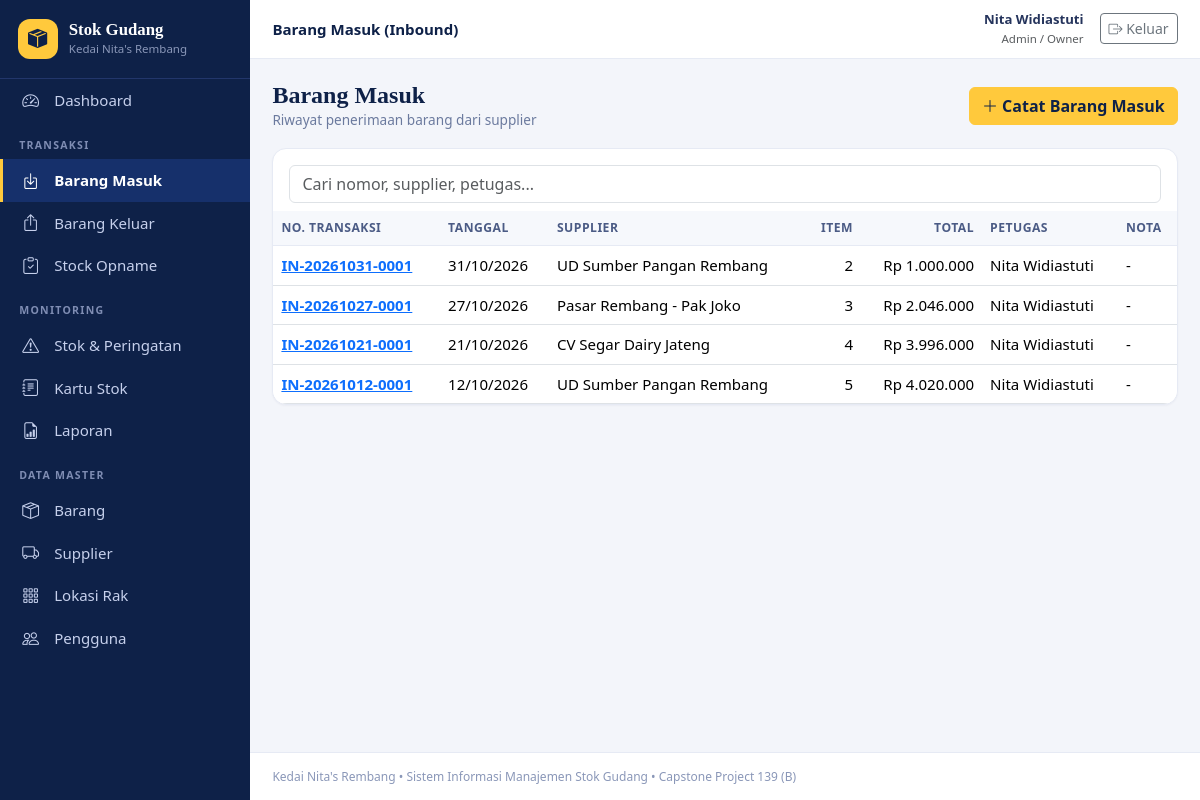
/inbound.php (signed in), run on the app's committed database.
### tables this page shows
CREATE TABLE inbound (
  id_inbound INT UNSIGNED NOT NULL AUTO_INCREMENT,
  no_transaksi VARCHAR(30) NOT NULL,
  tanggal DATE NOT NULL,
  id_supplier INT UNSIGNED DEFAULT NULL,
  jenis ENUM('pembelian','adjustment') NOT NULL DEFAULT 'pembelian',
  foto_nota VARCHAR(255) DEFAULT NULL,
  catatan VARCHAR(255) DEFAULT NULL,
  id_pengguna INT UNSIGNED NOT NULL,
  dibuat_pada DATETIME NOT NULL DEFAULT CURRENT_TIMESTAMP,
  PRIMARY KEY (id_inbound),
  UNIQUE KEY uq_inbound_no (no_transaksi),
  KEY idx_inbound_tanggal (tanggal),
  KEY idx_inbound_supplier (id_supplier),
  KEY idx_inbound_pengguna (id_pengguna),
  CONSTRAINT fk_inbound_supplier FOREIGN KEY (id_supplier) REFERENCES supplier (id_supplier),
  CONSTRAINT fk_inbound_pengguna FOREIGN KEY (id_pengguna) REFERENCES pengguna (id_pengguna)
);

CREATE TABLE supplier (
  id_supplier INT UNSIGNED NOT NULL AUTO_INCREMENT,
  nama_supplier VARCHAR(120) NOT NULL,
  kontak VARCHAR(100) DEFAULT NULL,
  telepon VARCHAR(30) DEFAULT NULL,
  alamat VARCHAR(255) DEFAULT NULL,
  aktif TINYINT(1) NOT NULL DEFAULT 1,
  PRIMARY KEY (id_supplier)
);

CREATE TABLE pengguna (
  id_pengguna INT UNSIGNED NOT NULL AUTO_INCREMENT,
  nama_lengkap VARCHAR(100) NOT NULL,
  username VARCHAR(50) NOT NULL,
  password_hash VARCHAR(255) NOT NULL,
  peran ENUM('admin','petugas') NOT NULL DEFAULT 'petugas',
  aktif TINYINT(1) NOT NULL DEFAULT 1,
  dibuat_pada DATETIME NOT NULL DEFAULT CURRENT_TIMESTAMP,
  PRIMARY KEY (id_pengguna),
  UNIQUE KEY uq_pengguna_username (username)
);

### helpers.php (called while the page is built, shortened)
<?php
function e($v): string
{
    return htmlspecialchars((string)$v, ENT_QUOTES | ENT_SUBSTITUTE, 'UTF-8');
}
function g(string $key, string $default = ''): string
{
    return (isset($_GET[$key]) && is_string($_GET[$key])) ? trim($_GET[$key]) : $default;
}
function rupiah($n): string
{
    return 'Rp ' . number_format((float)$n, 0, ',', '.');
}
function tgl($d): string
{
    return $d ? date('d/m/Y', strtotime($d)) : '-';
}

### auth.php (called while the page is built, shortened)
<?php
require_once __DIR__ . '/db.php';
require_once __DIR__ . '/helpers.php';
function user()
{
    return isset($_SESSION['user']) ? $_SESSION['user'] : null;
}
function is_admin(): bool
{
    $u = user();
    return $u !== null && $u['peran'] === 'admin';
}

### db.php (called while the page is built, shortened)
<?php
function db(): PDO
{
    static $pdo = null;
    if ($pdo === null) {
        try {
            $pdo = new PDO(
                'mysql:host=' . DB_HOST . ';dbname=' . DB_NAME . ';charset=utf8mb4',
                DB_USER,
                DB_PASS,
                [
                    PDO::ATTR_ERRMODE => PDO::ERRMODE_EXCEPTION,
                    PDO::ATTR_DEFAULT_FETCH_MODE => PDO::FETCH_ASSOC,
                    PDO::ATTR_EMULATE_PREPARES => false,
                ]
            );
        } catch (PDOException $ex) {
            http_response_code(500);
            echo '<h3>Koneksi database gagal</h3><p>Periksa pengaturan DB_HOST, DB_NAME, DB_USER, DB_PASS pada <code>config.php</code>.</p>';
            if (DEBUG) {
                echo '<pre>' . htmlspecialchars($ex->getMessage()) . '</pre>';
            }
            exit;
        }
    }
    return $pdo;
}
function q(string $sql, array $params = []): PDOStatement
{
    $st = db()->prepare($sql);
    $st->execute($params);
    return $st;
}
function rows(string $sql, array $params = []): array
{
    return q($sql, $params)->fetchAll();
}

### inbound.php (the view, shortened to what this page needs)
<?php
require_once __DIR__ . '/includes/auth.php';
$today = date('Y-m-d');
$barangs = rows('SELECT id_barang, kode_barang, nama_barang, satuan, harga_beli_terakhir FROM barang WHERE aktif = 1 ORDER BY nama_barang');
$sups = rows('SELECT id_supplier, nama_supplier FROM supplier WHERE aktif = 1 ORDER BY nama_supplier');
$errors = [];
$showForm = g('new') !== '';
$lines = [];
$view = null;
$list = [];
if (!$showForm && $view === null) {
    $list = rows(
        "SELECT i.*, s.nama_supplier, u.nama_lengkap,
            (SELECT COUNT(*) FROM inbound_detail d WHERE d.id_inbound = i.id_inbound) AS jml_item,
            (SELECT COALESCE(SUM(d.jumlah * d.harga_beli),0) FROM inbound_detail d WHERE d.id_inbound = i.id_inbound) AS total
         FROM inbound i
         LEFT JOIN supplier s ON s.id_supplier = i.id_supplier
         LEFT JOIN pengguna u ON u.id_pengguna = i.id_pengguna
         WHERE i.jenis = 'pembelian'
         ORDER BY i.tanggal DESC, i.id_inbound DESC LIMIT 300"
    );
}
require __DIR__ . '/includes/header.php';
?>
<?php if ($showForm): ?>
<div class="page-head">
    <div><h1>Catat Barang Masuk</h1><div class="sub">Nomor transaksi dibuat otomatis. Stok dan kartu stok diperbarui saat disimpan.</div></div>
    <a href="inbound.php" class="btn btn-outline-secondary btn-sm">Kembali</a>
</div>
<?php foreach ($errors as $er): ?><div class="alert alert-danger py-2"><?= e($er) ?></div><?php endforeach; ?>
<form method="post" enctype="multipart/form-data">
    <?= csrf_field() ?><input type="hidden" name="action" value="save">
    <div class="card mb-3">
        <div class="card-header">Data penerimaan</div>
        <div class="card-body row g-3">
            <div class="col-md-3"><label class="form-label">Tanggal terima *</label><input type="date" class="form-control" name="tanggal" max="<?= e($today) ?>" value="<?= e($f['tanggal']) ?>" required></div>
            <div class="col-md-5"><label class="form-label">Supplier *</label>
                <select class="form-select" name="id_supplier" required><option value="">- pilih supplier -</option>
                <?php foreach ($sups as $s): ?><option value="<?= (int)$s['id_supplier'] ?>" <?= (string)$s['id_supplier'] === (string)$f['id_supplier'] ? 'selected' : '' ?>><?= e($s['nama_supplier']) ?></option><?php endforeach; ?></select></div>
            <div class="col-md-4"><label class="form-label">Foto nota (opsional)</label><input type="file" class="form-control" name="foto_nota" accept="image/jpeg,image/png,image/webp"><div class="hint">JPG/PNG/WebP, maks. 2 MB</div></div>
            <div class="col-12"><label class="form-label">Catatan</label><input class="form-control" name="catatan" maxlength="255" value="<?= e($f['catatan']) ?>" placeholder="Opsional"></div>
        </div>
    </div>
    <div class="card mb-3">
        <div class="card-header d-flex justify-content-between align-items-center"><span>Rincian barang</span><button type="button" id="add-line" class="btn btn-sm btn-navy"><i class="bi bi-plus-lg"></i> Tambah baris</button></div>
        <div class="table-responsive">
            <table class="table mb-0">
                <thead><tr><th>Barang</th><th>Jumlah</th><th>Harga beli / satuan (Rp)</th><th>Tgl. kedaluwarsa</th><th></th></tr></thead>
                <tbody id="lines">
                <?php foreach ($lines as $l) { echo inbound_row($barangs, $l['id'], $l['jumlah'], $l['harga'], $l['exp']); } ?>
                </tbody>
            </table>
        </div>
        <div class="card-footer bg-white hint">Kosongkan tanggal kedaluwarsa jika barang tidak memiliki masa simpan (sistem memakai urutan FIFO untuk batch tersebut).</div>
    </div>
    <template id="line-tpl"><?= inbound_row($barangs) ?></template>
    <button class="btn btn-gold px-4" type="submit"><i class="bi bi-check2-circle"></i> Simpan transaksi</button>
    <a href="inbound.php" class="btn btn-outline-secondary">Batal</a>
</form>
<?php else: ?>
<div class="page-head">
    <div><h1>Barang Masuk</h1><div class="sub">Riwayat penerimaan barang dari supplier</div></div>
    <a href="inbound.php?new=1" class="btn btn-gold"><i class="bi bi-plus-lg"></i> Catat Barang Masuk</a>
</div>
<div class="card">
    <div class="card-body pb-2"><input type="search" class="form-control" placeholder="Cari nomor, supplier, petugas..." data-filter="#tbl"></div>
    <div class="table-responsive"><table class="table table-hover mb-0" id="tbl">
        <thead><tr><th>No. transaksi</th><th>Tanggal</th><th>Supplier</th><th class="text-end">Item</th><?php if (is_admin()): ?><th class="text-end">Total</th><?php endif; ?><th>Petugas</th><th>Nota</th></tr></thead>
        <tbody>
        <?php foreach ($list as $r): ?>
            <tr>
                <td><a href="inbound.php?view=<?= (int)$r['id_inbound'] ?>"><strong><?= e($r['no_transaksi']) ?></strong></a></td>
                <td><?= e(tgl($r['tanggal'])) ?></td>
                <td><?= e($r['nama_supplier']) ?></td>
                <td class="text-end"><?= (int)$r['jml_item'] ?></td>
                <?php if (is_admin()): ?><td class="text-end num"><?= e(rupiah($r['total'])) ?></td><?php endif; ?>
                <td><?= e($r['nama_lengkap']) ?></td>
                <td><?= $r['foto_nota'] ? '<a href="uploads/' . e($r['foto_nota']) . '" target="_blank" rel="noopener"><i class="bi bi-image"></i></a>' : '-' ?></td>
            </tr>
        <?php endforeach; ?>
        </tbody>
    </table></div>
</div>
<?php endif; ?>
<?php require __DIR__ . '/includes/footer.php'; ?>

### style.css (style rules this page uses)
:root { --navy:#0E2148;--navy2:#16306B;--gold:#FFC93C;--ink:#3B4D78;--bg:#F3F5FA;--line:#E6EAF4 }
* { box-sizing:border-box }
body { background:var(--bg);color:#25345c;font-family:system-ui,-apple-system,"Segoe UI",Roboto,Helvetica,Arial,sans-serif;font-size:.94rem }
h1,h2,h3,.brand-name,.page-head h1 { font-family:Cambria,Georgia,"Times New Roman",serif }
.page-head { display:flex;flex-wrap:wrap;gap:.8rem;align-items:center;justify-content:space-between;margin-bottom:1.1rem }
.page-head h1 { font-size:1.5rem;margin:0;color:var(--navy);font-weight:700 }
.page-head .sub { color:#6b7a9e;font-size:.85rem }
.card { border:1px solid var(--line);border-radius:14px;box-shadow:0 1px 2px rgba(14,33,72,.04) }
.btn-gold { background:var(--gold);border-color:var(--gold);color:var(--navy);font-weight:700 }
.table thead th { background:#F6F8FC;color:#4b5b85;font-size:.76rem;text-transform:uppercase;letter-spacing:.04em;border-bottom:1px solid var(--line);white-space:nowrap }
.table td { vertical-align:middle }
.table-responsive { border-radius:0 0 14px 14px }
.num { font-variant-numeric:tabular-nums }

### data on the page
inbound: no_transaksi "IN-20261031-0001", tanggal "31/10/2026", id_supplier.nama_supplier "UD Sumber Pangan Rembang", jml_item "2", total "Rp 1.000.000", id_pengguna.nama_lengkap "Nita Widiastuti"
inbound: no_transaksi "IN-20261027-0001", tanggal "27/10/2026", id_supplier.nama_supplier "Pasar Rembang - Pak Joko", jml_item "3", total "Rp 2.046.000", id_pengguna.nama_lengkap "Nita Widiastuti"
inbound: no_transaksi "IN-20261021-0001", tanggal "21/10/2026", id_supplier.nama_supplier "CV Segar Dairy Jateng", jml_item "4", total "Rp 3.996.000", id_pengguna.nama_lengkap "Nita Widiastuti"
inbound: no_transaksi "IN-20261012-0001", tanggal "12/10/2026", id_supplier.nama_supplier "UD Sumber Pangan Rembang", jml_item "5", total "Rp 4.020.000", id_pengguna.nama_lengkap "Nita Widiastuti"

### other printed values
$m[0] "Dashboard"
$m[1] "TRANSAKSI"
$m[0] "Barang Masuk"
$m[0] "Barang Keluar"
$m[0] "Stock Opname"
$m[1] "MONITORING"
$m[0] "Stok & Peringatan"
$m[0] "Kartu Stok"
$m[0] "Laporan"
$m[1] "DATA MASTER"
$m[0] "Barang"
$m[0] "Supplier"
$m[0] "Lokasi Rak"
$m[0] "Pengguna"
$page_title "Barang Masuk (Inbound)"
